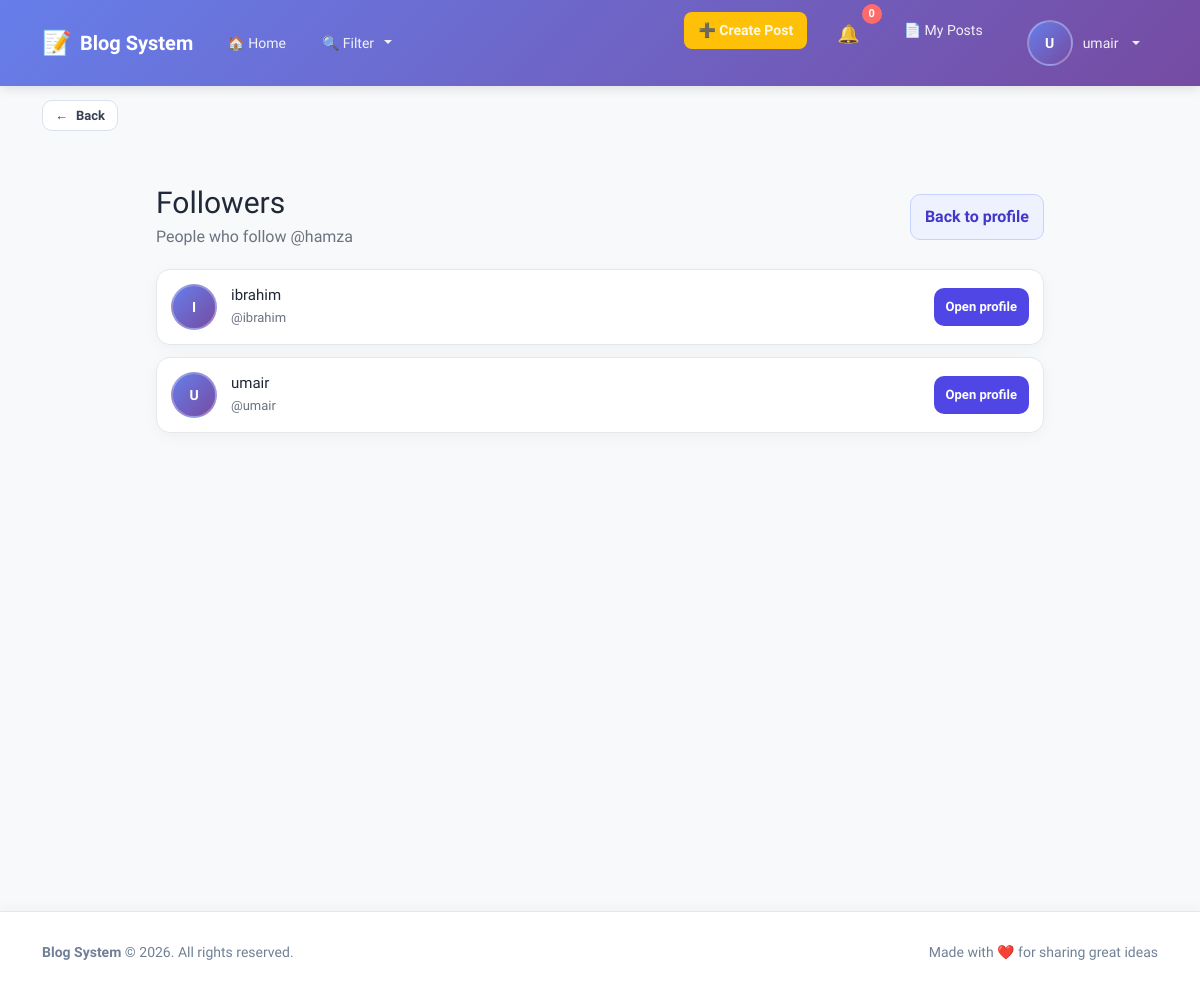
The page /profile/3/followers/ (signed in) on the database its author committed.
### blog/models.py (models this page shows)
class CustomUser(AbstractUser):
    email = models.EmailField(unique=True)

### blog/views.py (the view)
# urls.py: path('profile/<int:user_id>/followers/', FollowerListView.as_view(), name='followers_list'),
class FollowerListView(LoginRequiredMixin,View):
    def get(self, request, user_id):
        user = get_object_or_404(CustomUser, id=user_id)
        followers = CustomUser.objects.filter(following_users__following=user).distinct()
        return render(request, "profile/followers_list.html", {"followers": followers, "profile_user": user})

### blog/context_processors.py (called while the page is built)
def notifications_badge(request):
    if request.user.is_authenticated:
        unread_count = Notification.objects.filter(user=request.user, is_read=False).count()
    else:
        unread_count = 0
    return {"unread_notifications_count": unread_count}

def navbar_context(request):
    all_categories = Category.objects.all().order_by("name")
    selected_category_ids = []
    if request.GET:
        selected_category_ids = [int(id) for id in request.GET.getlist("categories") if id and id != "all"]
    return {
        "all_categories": all_categories,
        "selected_category_ids": selected_category_ids,
    }

### templates/profile/followers_list.html (shortened to what this page needs)
{% extends 'base.html' %}
{% block content %}
<div class="connections-page">
    <div class="connections-header">
        <div>
            <h1> Followers</h1>
            <p>People who follow @{{ profile_user.username }}</p>
        </div>
        <a href="{% if request.user.id == profile_user.id %}{% url 'blog:profile' %}{% else %}{% url 'blog:other_profile' profile_user.id %}{% endif %}" class="back-btn">
             Back to profile
        </a>
    </div>
    {% if followers %}
        <div class="users-grid">
            {% for follower in followers %}
                <article class="user-card">
                    <div class="user-avatar">{{ follower.username|first|upper }}</div>
                    <div class="user-info">
                        <h3>{{ follower.get_full_name|default:follower.username }}</h3>
                        <p>@{{ follower.username }}</p>
                    </div>
                    <a href="{% if follower.id == request.user.id %}{% url 'blog:profile' %}{% else %}{% url 'blog:other_profile' follower.id %}{% endif %}" class="open-profile-btn">
                        Open profile
                    </a>
                </article>
            {% endfor %}
        </div>
    {% else %}
        <div class="empty-state">
            <i class="fas fa-user-slash"></i>
            <p>No followers yet.</p>
        </div>
    {% endif %}
</div>
{% endblock %}

### templates/includes/navbar.html (shortened to what this page needs)
<nav class="navbar navbar-expand-lg navbar-light">
    <div class="container">
        <a class="navbar-brand" href="{% url 'blog:home' %}">
            <span class="brand-icon">📝</span>
            <strong>Blog System</strong>
        </a>
        <div class="collapse navbar-collapse" id="navbarContent">
            <ul class="navbar-nav me-auto">
                <li class="nav-item">
                    <a class="nav-link" href="{% url 'blog:home' %}">
                        🏠 Home
                    </a>
                </li>
                <li class="nav-item dropdown">
                    <a class="nav-link dropdown-toggle filter-toggle" href="#" id="filterDropdown" role="button" data-bs-toggle="dropdown" aria-expanded="false">
                        🔍 Filter
                    </a>
                </li>
            </ul>
            <ul class="navbar-nav ms-auto">
                {% if user.is_authenticated %}
                    <li class="nav-item me-2">
                        <a class="nav-link btn-create-post" href="{% url 'blog:create_post' %}">
                            ➕ Create Post
                        </a>
                    </li>
                    <li class="nav-item me-2">
                        <a class="nav-link notifications-link" href="{% url 'blog:notifications_list' %}">
                            <span class="notification-icon">🔔</span>
                            <span class="notification-badge" id="notif-count">{{ unread_notifications_count }}</span>
                        </a>
                    </li>
                    <li class="nav-item me-2">
                        <a class="nav-link" href="{% url 'blog:my_posts' %}">
                            📄 My Posts
                        </a>
                    </li>
                    <li class="nav-item dropdown">
                        <a class="nav-link dropdown-toggle user-dropdown" href="#" id="userDropdown" role="button" data-bs-toggle="dropdown" aria-expanded="false">
                            <span class="user-avatar">{{ user.username|first|upper }}</span>
                            {{ user.username }}
                        </a>
                    </li>
                {% endif %}
            </ul>
        </div>
    </div>
</nav>

### templates/base.html (style rules this page uses)
:root { --primary-color: #667eea; --secondary-color: #764ba2; --light-bg: #f8f9fa; --card-shadow: 0 2px 12px rgba(0, 0, 0, 0.08); --hover-shadow: 0 8px 24px rgba(0, 0, 0, 0.12); }
* { font-family: 'Segoe UI', Tahoma, Geneva, Verdana, sans-serif; }
html, body { height: 100%; }
body { background-color: var(--light-bg); color: #2d3748; }

### templates/includes/navbar.html (style rules this page uses)
.navbar { background: linear-gradient(135deg, #667eea 0%, #764ba2 100%); box-shadow: 0 2px 12px rgba(0, 0, 0, 0.12); padding: 12px 0; }
.navbar-brand { font-size: 20px; font-weight: 700; color: white !important; display: flex; align-items: center; gap: 8px; transition: all 0.3s ease; }
.brand-icon { font-size: 24px; }
.navbar-nav .nav-link { color: rgba(255, 255, 255, 0.9) !important; font-weight: 500; font-size: 14px; transition: all 0.3s ease; padding: 8px 14px !important; border-radius: 8px; margin: 0 4px; }
.btn-create-post { background-color: #ffc107 !important; color: #2d3748 !important; font-weight: 600 !important; border-radius: 8px !important; padding: 10px 16px !important; transition: all 0.3s ease; }
.notifications-link { position: relative; display: flex; align-items: center; gap: 6px; }
.notification-icon { font-size: 18px; }
.notification-badge { display: inline-flex; align-items: center; justify-content: center; background-color: #ff6b6b; color: white; border-radius: 50%; width: 20px; height: 20px; font-size: 11px; font-weight: 700; position: absolute; top: -8px; right: -8px; }
.user-dropdown { display: flex; align-items: center; gap: 10px !important; }
.user-avatar { display: inline-flex; align-items: center; justify-content: center; width: 32px; height: 32px; background-color: rgba(255, 255, 255, 0.2); border-radius: 50%; font-weight: 700; font-size: 14px; color: white; border: 2px solid rgba(255, 255, 255, 0.3); }
.filter-toggle { position: relative; }
.filter-toggle::after { content: ''; display: inline-block; margin-left: 6px; vertical-align: 0.255em; border-top: 0.3em solid; border-right: 0.3em solid transparent; border-bottom: 0; border-left: 0.3em solid transparent; transition: transform 0.2s ease; }

### templates/profile/followers_list.html (style rules this page uses)
.connections-page { max-width: 920px; margin: 0 auto; padding: 24px 16px; }
.connections-header { display: flex; justify-content: space-between; align-items: center; gap: 16px; margin-bottom: 20px; flex-wrap: wrap; }
.connections-header h1 { margin: 0 0 4px; font-size: 30px; color: #1f2937; }
.connections-header p { margin: 0; color: #6b7280; }
.back-btn { text-decoration: none; color: #4338ca; background: #eef2ff; border: 1px solid #c7d2fe; padding: 10px 14px; border-radius: 10px; font-weight: 600; }
.users-grid { display: grid; gap: 12px; }
.user-card { display: flex; align-items: center; gap: 14px; background: #fff; border: 1px solid #e5e7eb; border-radius: 14px; padding: 14px; box-shadow: 0 4px 16px rgba(15, 23, 42, 0.04); }
.user-avatar { width: 46px; height: 46px; border-radius: 50%; background: linear-gradient(135deg, #667eea, #764ba2); color: #fff; display: flex; align-items: center; justify-content: center; font-weight: 700; flex-shrink: 0; }
.user-info { flex: 1; min-width: 0; }
.user-info h3 { margin: 0; font-size: 15px; color: #1f2937; }
.user-info p { margin: 4px 0 0; color: #6b7280; font-size: 13px; }
.open-profile-btn { text-decoration: none; background: #4f46e5; color: #fff; border-radius: 10px; padding: 9px 12px; font-weight: 600; font-size: 13px; white-space: nowrap; }

### rows shown on the page
CustomUser: username|first "U", username "umair", get_full_name "umair"
CustomUser: username "hamza"
CustomUser: username|first "I", get_full_name "ibrahim", username "ibrahim"

### other values the page prints
{{ unread_notifications_count }} "0"
